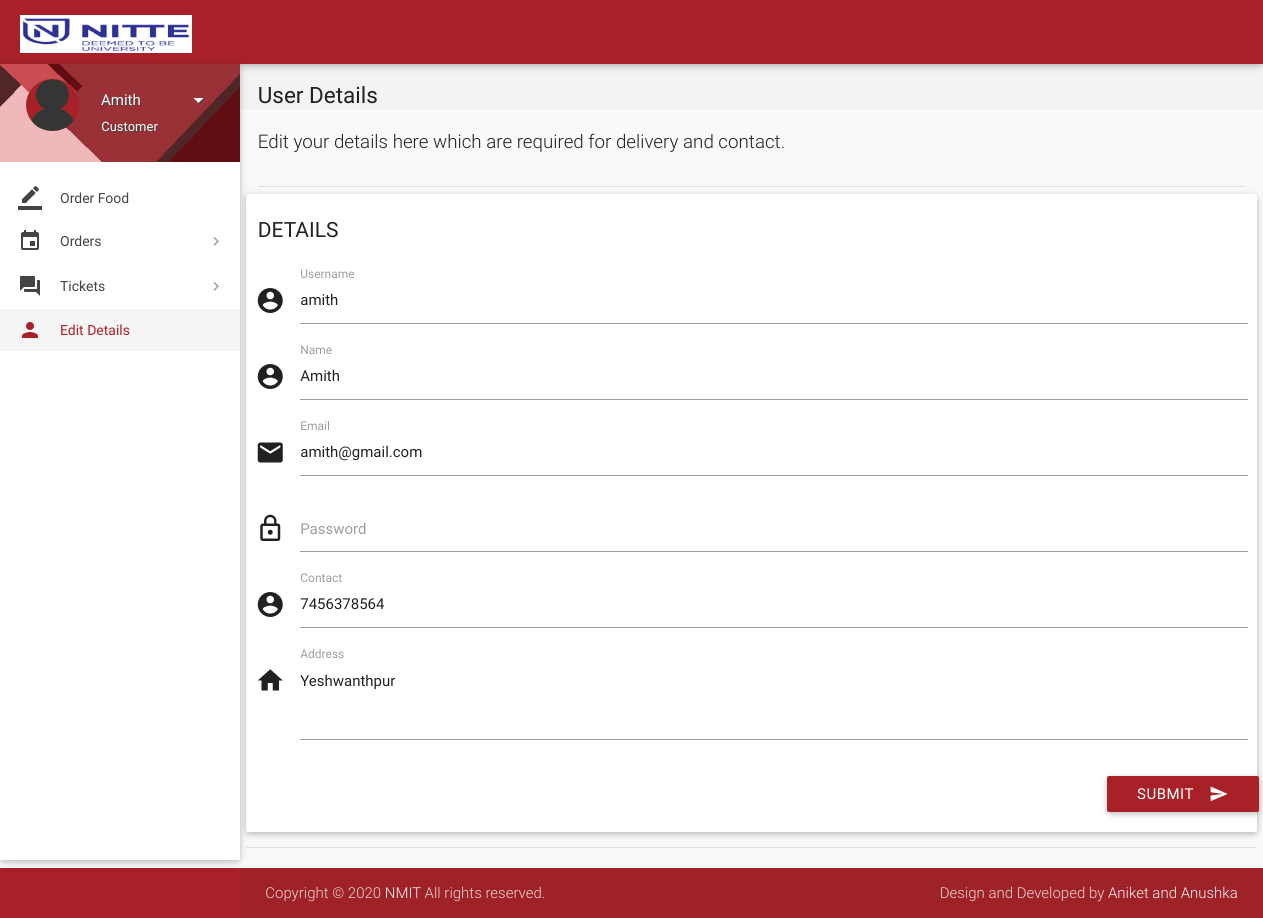
/details.php (signed in), run on the app's committed database.
### tables this page shows
CREATE TABLE `users` (
  `id` int(11) NOT NULL,
  `role` varchar(15) NOT NULL DEFAULT 'Customer',
  `name` varchar(15) NOT NULL,
  `username` varchar(10) NOT NULL,
  `password` varchar(16) NOT NULL,
  `email` varchar(35) DEFAULT NULL,
  `address` varchar(300) DEFAULT NULL,
  `contact` bigint(11) NOT NULL,
  `verified` tinyint(1) NOT NULL DEFAULT 0,
  `deleted` tinyint(4) NOT NULL DEFAULT 0
);

### includes/connect.php (called while the page is built, shortened)
<?php
$role = $_SESSION['role'];
?>

### details.php (the view, shortened to what this page needs)
<?php
include 'includes/connect.php';
$user_id = $_SESSION['user_id'];
$result = mysqli_query($con, "SELECT * FROM users where id = $user_id");
while($row = mysqli_fetch_array($result)){
$name = $row['name'];
$address = $row['address'];
$contact = $row['contact'];
$email = $row['email'];
$username = $row['username'];
}
	if($_SESSION['customer_sid']==session_id())
	{
		?>
<!DOCTYPE html>
<html lang="en">
<head>
  <link href="css/materialize.min.css" type="text/css" rel="stylesheet" media="screen,projection">
  <link href="css/style.min.css" type="text/css" rel="stylesheet" media="screen,projection">
  <link href="css/custom/custom.min.css" type="text/css" rel="stylesheet" media="screen,projection">
  <link href="js/plugins/perfect-scrollbar/perfect-scrollbar.css" type="text/css" rel="stylesheet" media="screen,projection">
</head>
<body>
  <header id="header" class="page-topbar">
        <div class="navbar-fixed">
            <nav class="navbar-color">
                <div class="nav-wrapper">
                    <ul class="left">
                      <li><h1 class="logo-wrapper"><a href="index.php" class="brand-logo darken-1"><img src="images/materialize-logo.png" alt="logo"></a> <span class="logo-text">Logo</span></h1></li>
                    </ul>
                </div>
            </nav>
        </div>
  </header>
  <div id="main">
    <div class="wrapper">
      <aside id="left-sidebar-nav">
        <ul id="slide-out" class="side-nav fixed leftside-navigation">
            <li class="user-details cyan darken-2">
            <div class="row">
                <div class="col col s4 m4 l4">
                    <img src="images/avatar.jpg" alt="" class="circle responsive-img valign profile-image">
                </div>
                <div class="col col s8 m8 l8">
                    <a class="btn-flat dropdown-button waves-effect waves-light white-text profile-btn" href="#" data-activates="profile-dropdown"><?php echo $name;?> <i class="mdi-navigation-arrow-drop-down right"></i></a>
                    <p class="user-roal"><?php echo $role;?></p>
                </div>
            </div>
            </li>
            <li class="bold"><a href="index.php" class="waves-effect waves-cyan"><i class="mdi-editor-border-color"></i> Order Food</a>
            </li>
                <li class="no-padding">
                    <ul class="collapsible collapsible-accordion">
                        <li class="bold"><a class="collapsible-header waves-effect waves-cyan"><i class="mdi-editor-insert-invitation"></i> Orders</a>
                        </li>
                    </ul>
                </li>
                <li class="no-padding">
                    <ul class="collapsible collapsible-accordion">
                        <li class="bold"><a class="collapsible-header waves-effect waves-cyan"><i class="mdi-action-question-answer"></i> Tickets</a>
                        </li>
                    </ul>
                </li>
            <li class="bold active"><a href="details.php" class="waves-effect waves-cyan"><i class="mdi-social-person"></i> Edit Details</a>
            </li>
        </ul>
        </aside>
      <section id="content">
        <div id="breadcrumbs-wrapper">
          <div class="container">
            <div class="row">
              <div class="col s12 m12 l12">
                <h5 class="breadcrumbs-title">User Details</h5>
              </div>
            </div>
          </div>
        </div>
        <div class="container">
          <p class="caption">Edit your details here which are required for delivery and contact.</p>
          <div class="divider"></div>
            <div class="row">
              <div class="col s12 m4 l3">
                <h4 class="header">Details</h4>
              </div>
<div>
                <div class="card-panel">
                  <div class="row">
                    <form class="formValidate" id="formValidate" method="post" action="routers/details-router.php" novalidate="novalidate"class="col s12">
                      <div class="row">
                        <div class="input-field col s12">
                          <i class="mdi-action-account-circle prefix"></i>
                          <input name="username" id="username" type="text" value="<?php echo $username;?>" data-error=".errorTxt1">
                          <label for="username" class="">Username</label>
                        </div>
                      </div>
                      <div class="row">
                        <div class="input-field col s12">
                          <i class="mdi-action-account-circle prefix"></i>
                          <input name="name" id="name" type="text" value="<?php echo $name;?>" data-error=".errorTxt2">
                          <label for="name" class="">Name</label>
                        </div>
                      </div>
                      <div class="row">
                        <div class="input-field col s12">
                          <i class="mdi-communication-email prefix"></i>
                          <input name="email" id="email" type="email" value="<?php echo $email;?>" data-error=".errorTxt3">
                          <label for="email" class="">Email</label>
                        </div>
                      </div>
                      <div class="row">
                        <div class="input-field col s12">
                          <i class="mdi-action-lock-outline prefix"></i>
                          <input name="password" id="password" type="password" data-error=".errorTxt4">
                          <label for="password" class="">Password</label>
                        </div>
                      </div>
                      <div class="row">
                        <div class="input-field col s12">
                          <i class="mdi-action-account-circle prefix"></i>
                          <input name="phone" id="phone" type="number" value="<?php echo $contact;?>" data-error=".errorTxt5">
                          <label for="phone" class="">Contact</label>
                        </div>
                      </div>
                      <div class="row">
                        <div class="input-field col s12">
                          <i class="mdi-action-home prefix"></i>
                          <textarea name="address" id="address" class="materialize-textarea validate" data-error=".errorTxt6"><?php echo $address;?></textarea>
                          <label for="address" class="">Address</label>
                        </div>
                        <div class="row">
                          <div class="input-field col s12">
                            <button class="btn cyan waves-effect waves-light right" type="submit" name="action">Submit
                              <i class="mdi-content-send right"></i>
                            </button>
                          </div>
                        </div>
                      </div>
                    </form>
                  </div>
                </div>
              </div>
            <div class="divider"></div>
          </div>
      </section>
    </div>
  </div>
  <footer class="page-footer">
    <div class="footer-copyright">
      <div class="container">
      <span>Copyright © 2020 <a class="grey-text text-lighten-4" href="#" target="_blank">NMIT</a> All rights reserved.</span>
        <span class="right"> Design and Developed by <a class="grey-text text-lighten-4" href="#">Aniket and Anushka</a></span>
        </div>
    </div>
  </footer>
</body>
</html>
<?php
	}
?>

### details.php (style rules this page uses)
.input-field label.active { width:100%; }

### data on the page
users: name "Amith", username "amith", email "amith@gmail.com", phone "7456378564", address "Yeshwanthpur"

### other printed values
$role "Customer"
